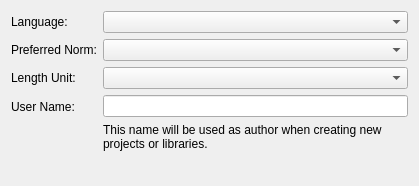
<?xml version="1.0" encoding="UTF-8"?>
<ui version="4.0">
 <class>librepcb::editor::InitializeWorkspaceWizard_ChooseSettings</class>
 <widget class="QWizardPage" name="librepcb::editor::InitializeWorkspaceWizard_ChooseSettings">
  <property name="geometry">
   <rect>
    <x>0</x>
    <y>0</y>
    <width>419</width>
    <height>186</height>
   </rect>
  </property>
  <property name="windowTitle">
   <string>Choose settings</string>
  </property>
  <property name="title">
   <string>Choose workspace settings</string>
  </property>
  <property name="subTitle">
   <string>Set the most important workspace settings.</string>
  </property>
  <layout class="QFormLayout" name="formLayout">
   <item row="0" column="0">
    <widget class="QLabel" name="label_2">
     <property name="text">
      <string>Language:</string>
     </property>
    </widget>
   </item>
   <item row="0" column="1">
    <widget class="QComboBox" name="cbxAppLanguage">
     <property name="insertPolicy">
      <enum>QComboBox::NoInsert</enum>
     </property>
    </widget>
   </item>
   <item row="3" column="0">
    <widget class="QLabel" name="label_4">
     <property name="text">
      <string>Length Unit:</string>
     </property>
    </widget>
   </item>
   <item row="3" column="1">
    <widget class="QComboBox" name="cbxLengthUnit">
     <property name="insertPolicy">
      <enum>QComboBox::NoInsert</enum>
     </property>
    </widget>
   </item>
   <item row="4" column="0">
    <widget class="QLabel" name="label">
     <property name="text">
      <string>User Name:</string>
     </property>
    </widget>
   </item>
   <item row="4" column="1">
    <layout class="QVBoxLayout" name="verticalLayout">
     <item>
      <widget class="QLineEdit" name="edtUserName"/>
     </item>
     <item>
      <widget class="QLabel" name="label_3">
       <property name="text">
        <string>This name will be used as author when creating new projects or libraries.</string>
       </property>
       <property name="wordWrap">
        <bool>true</bool>
       </property>
      </widget>
     </item>
    </layout>
   </item>
   <item row="1" column="1">
    <widget class="QComboBox" name="cbxLibraryNorm"/>
   </item>
   <item row="1" column="0">
    <widget class="QLabel" name="label_5">
     <property name="text">
      <string>Preferred Norm:</string>
     </property>
    </widget>
   </item>
  </layout>
 </widget>
 <resources/>
 <connections/>
</ui>
